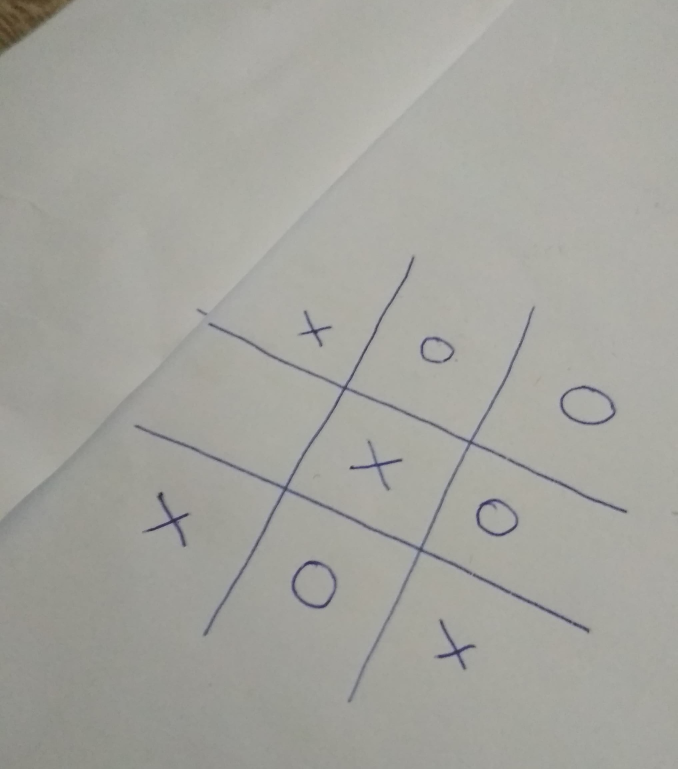
#> input picture data/easy/74322592_431844810765277_9173819388548087808_n.jpg, 2032 x 2307 px (shown at 1/3 size)
$ python -i board.py   (imports and definitions only)
#> lines starting #> are read from the running program, lines starting #| are printed output that depends on the picture; after the words box and inside, x2 and y2 are one past the last pixel; in counts of white or black regions, pixels touching at a corner belong together
#> further down, picture is the input picture: shape (2307, 2032, 3); mean B, G, R 157.7, 163.8, 164.1
import cv2
import numpy as np
import skimage as ski
import skimage.morphology as mp
from skimage.filters.rank import mean_bilateral
from scipy import ndimage as ndi
from skimage import io


def show_boards(boards):
    for board in boards:
        io.imshow(board)
        io.show()


def transform_src_pts(src_pts):
    A = src_pts[0]
    B = src_pts[1]
    C = src_pts[2]
    D = src_pts[3]

    AD = [(A[0] - D[0]) * 2, (A[1] - D[1]) * 2]
    BD = [(B[0] - D[0]) * 2, (B[1] - D[1]) * 2]
    CD = [(C[0] - D[0]) * 2, (C[1] - D[1]) * 2]
    A += AD
    B += BD
    C += CD

    return np.array([A, B, C, D])


def find_boards(img):
    boards = []
    debug_img = ski.img_as_ubyte(img)

    img = ski.img_as_ubyte(img)
    gray = cv2.cvtColor(img, cv2.COLOR_BGR2GRAY)

    edges = cv2.Canny(gray, 40, 70)
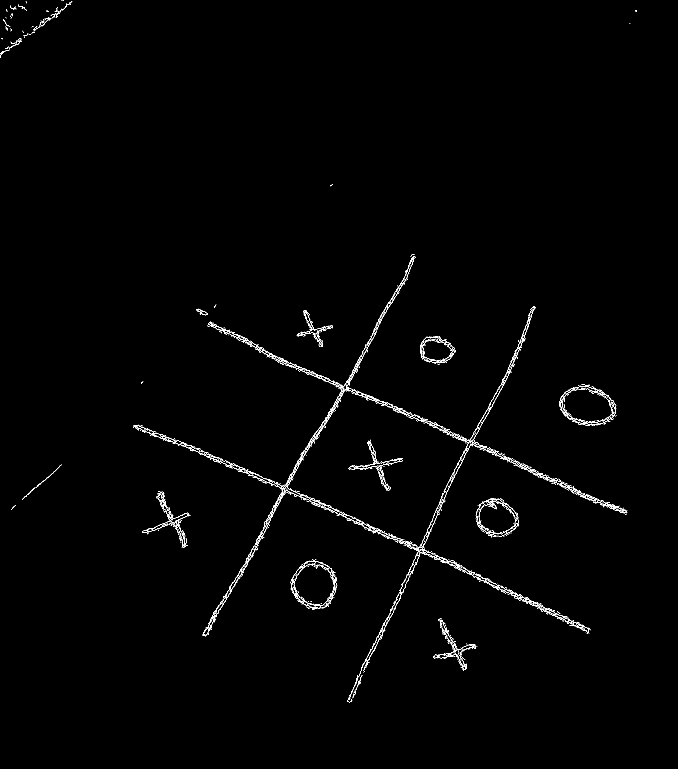
#> edges: shape (2307, 2032) (shown at 1/3 size); 0.67% white in thin lines or dots, all inside (x1, y1, x2, y2) = (0, 0, 1910, 2107)

    boards_img = ski.img_as_bool(edges)
    boards_img = mp.remove_small_holes(boards_img, 250)
    boards_img = mp.dilation(boards_img, mp.disk(1))
#> boards_img: shape (2307, 2032) bool; 1.8% white; 64 white regions (27 under 20 px), largest, box (x1, y1, x2, y2) and area: (398, 768, 1884, 2108) 52509, (1677, 1153, 1850, 1278) 4413, (871, 1678, 1013, 1830) 4165
    boards_img = mp.thin(boards_img)
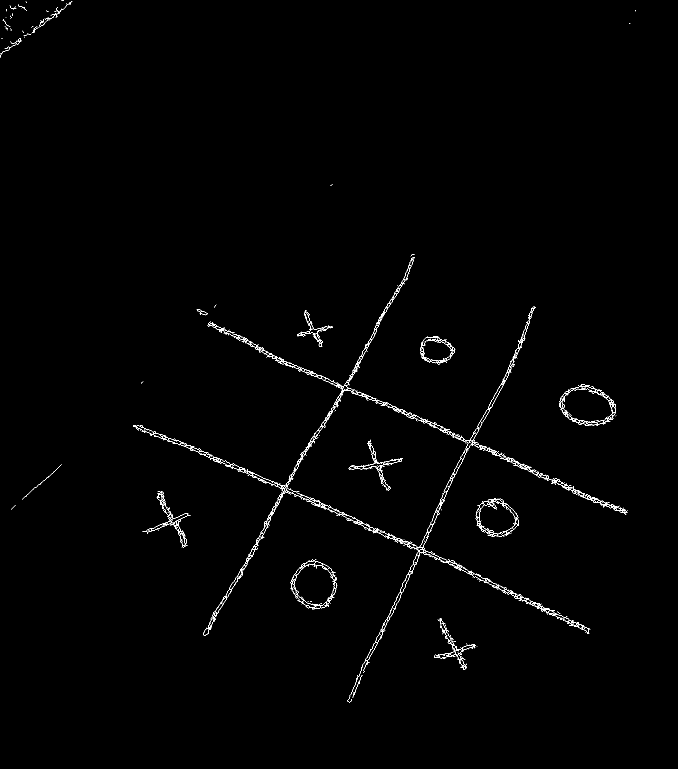
#> boards_img: shape (2307, 2032) bool (shown at 1/3 size); 0.55% white in thin lines or dots, all inside (x1, y1, x2, y2) = (1, 0, 1908, 2107)
    boards_img = ndi.binary_fill_holes(boards_img)
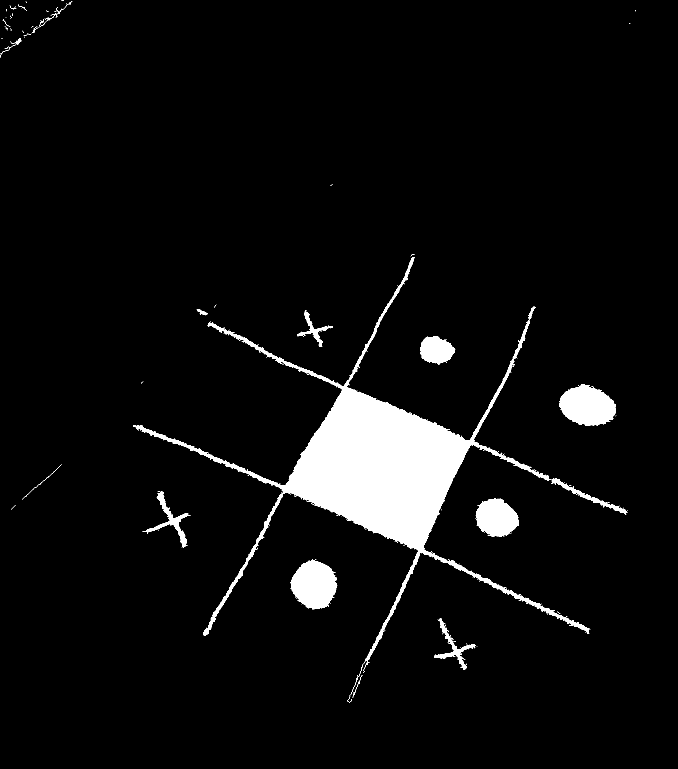
#> boards_img: shape (2307, 2032) bool (shown at 1/3 size); 5.3% white; 53 white regions (35 under 20 px), largest, box (x1, y1, x2, y2) and area: (399, 771, 1883, 2107) 193171, (1678, 1154, 1848, 1277) 15198, (871, 1679, 1012, 1829) 14869

    squares = mp.erosion(boards_img, mp.disk(3))
#> squares: shape (2307, 2032) bool; 4.5% white; 133 white regions (70 under 20 px), largest, box (x1, y1, x2, y2) and area: (825, 1150, 1437, 1777) 154821, (1681, 1157, 1845, 1274) 13736, (875, 1682, 1007, 1825) 13468
    squares = mp.remove_small_objects(squares, 45)
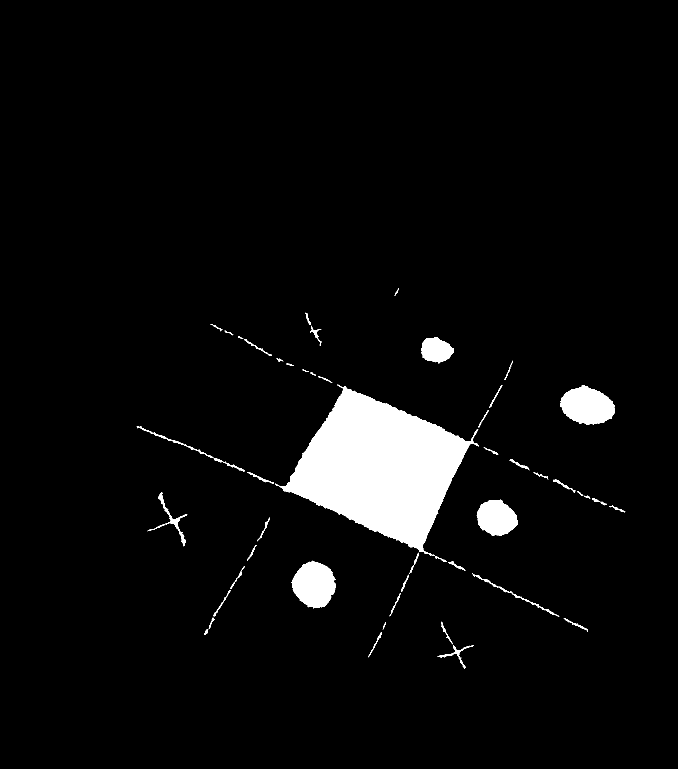
#> squares: shape (2307, 2032) bool (shown at 1/3 size); 4.4% white; 52 white regions, largest, box (x1, y1, x2, y2) and area: (825, 1154, 1437, 1668) 154258, (1681, 1157, 1845, 1274) 13736, (875, 1682, 1007, 1825) 13468
    squares = ski.img_as_ubyte(squares)
#> squares: shape (2307, 2032); 4.4% white; 52 white regions

    contours, hierarchy = cv2.findContours(squares, cv2.RETR_TREE, cv2.CHAIN_APPROX_SIMPLE)
#> contours = 52 contours; largest, box (x1, y1, x2, y2) and area: (825, 1154, 1437, 1668) 153352, (1681, 1157, 1845, 1274) 13522, (875, 1682, 1007, 1825) 13266, (1430, 1499, 1553, 1607) 9523, (1264, 1011, 1362, 1090) 5280

    potential_boards = []
    for c in contours:
        peri = cv2.arcLength(c, True)
        approx = cv2.approxPolyDP(c, 0.05 * peri, True)

        if len(approx) == 4:
            potential_boards.append(approx)
#> this loop made 52 passes
#> (peri, approx) on passes 2 to 12: (188, [[1144, 1896], [1105, 1971]]), (50.28, [[624, 1886], [616, 1893], [613, 1903], [622, 1898]]), (50.28, [[1157, 1867], [1148, 1887]]), (177.7, [[1324, 1865], [1357, 1932]]), (191.7, [[1691, 1855], [1763, 1894]]), (81.84, [[639, 1853], [627, 1884], [643, 1857]]), (168.4, [[1201, 1779], [1169, 1848]]), (386.8, [[1529, 1776], [1677, 1848]]), (208.1, [[690, 1770], [641, 1848]]), (81.5, [[1497, 1761], [1512, 1774], [1527, 1777]]), (83.74, [[712, 1733], [692, 1765]])
#> peri on passes 1, 18, 27, 46, 49: 415.1, 488.4, 679.7, 308.9, 208.8
#> after the loop, potential_boards = 7 contours, 1 with area under 20; largest, box (x1, y1, x2, y2) and area: (825, 1154, 1435, 1668) 180298, (1684, 1159, 1843, 1271) 9309, (1432, 1499, 1553, 1607) 6914, (613, 1886, 625, 1904) 78, (1732, 1474, 1749, 1487) 51, (714, 1009, 730, 1017) 39
            # cv2.drawContours(img, approx, -1, (0, 0, 255), 5)

    for b in potential_boards:
        M = cv2.moments(b)
        cx = int(M['m10'] / M['m00'])
        cy = int(M['m01'] / M['m00'])

        rotated_rect = cv2.minAreaRect(b)
        (x, y), (w, h), angle = rotated_rect

        box = cv2.boxPoints(rotated_rect)
        box = np.int0(box)

        src_pts = box.astype("float32")
        src_pts = transform_src_pts(src_pts)

        dst_pts = np.array([[0, h],
                            [0, 0],
                            [w, 0],
                            [w, h]], dtype="float32")

        dst_pts *= 3

        M = cv2.getPerspectiveTransform(src_pts, dst_pts)

        bg_color = np.mean(img)

        warped = cv2.warpPerspective(img, M, (int(w * 1.8 * 3), int(h * 1.8 * 3)), borderMode=cv2.BORDER_CONSTANT,
                                     borderValue=(bg_color, bg_color, bg_color))

        gray = cv2.cvtColor(warped, cv2.COLOR_RGB2GRAY)
        gray = mean_bilateral(ski.img_as_ubyte(gray), mp.disk(5), s0=10, s1=10)
        gray = ski.img_as_float(gray)
        gray = 1 - gray

        gray = cv2.resize(gray, (100, 100))
        boards.append(ski.img_as_float(gray))
#> this loop made 7 passes
#> (b, cx, cy, x, y, w, h, angle) on passes 1 to 6: ([[624, 1886], [616, 1893], [613, 1903], [622, 1898]], 618, 1895, 619.2, 1894.7, 19.44, 7.18, -73.3), ([[1502, 1499], [1432, 1536], [1476, 1606], [1552, 1574]], 1491, 1553, 1492, 1555, 81.37, 96.03, -32.15), ([[1732, 1475], [1744, 1486], [1748, 1485], [1735, 1474]], 1739, 1480, 1739.8, 1480.2, 3.35, 18.67, -49.76), ([[1684, 1195], [1738, 1270], [1842, 1240], [1762, 1159]], 1758, 1216, 1763, 1217.5, 101.9, 128.8, -35.75), ([[1011, 1154], [825, 1452], [1303, 1667], [1434, 1287]], 1146, 1397, 1121.8, 1391.9, 401.9, 522, -70.98), ([[931, 1118], [947, 1125], [938, 1121], [935, 1116]], 934, 1118, 939.7, 1119.9, 3.44, 17.46, -66.37)
#> pass 1, in find_boards, `warped = cv2.warpPerspective(img, M, (int(w * 1.8 * 3), int(h * 1.8 * ..`:
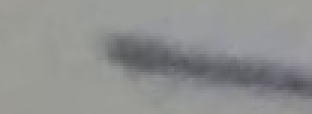
#> warped: shape (38, 104, 3) (shown 3 times larger); mean B, G, R 144.1, 144.8, 143.9
#> after the loop:
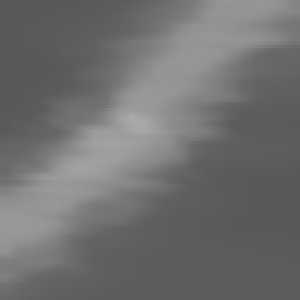
#> gray: shape (100, 100) float64 (shown 3 times larger); min 0.345, max 0.666, mean 0.439
#> after the loop:
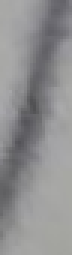
#> warped: shape (85, 24, 3) (shown 3 times larger); mean B, G, R 144.2, 143, 143.1
#> after the loop, boards = 7 items

    cv2.destroyAllWindows()

    # show_boards(boards)
    return boards

>>> import cv2
>>> picture = cv2.imread('../data/easy/74322592_431844810765277_9173819388548087808_n.jpg')
>>> result = find_boards(picture)
#> result = 7 items

$ run again, on data/easy/74525050_2488852948106614_7393458326555590656_n.jpg
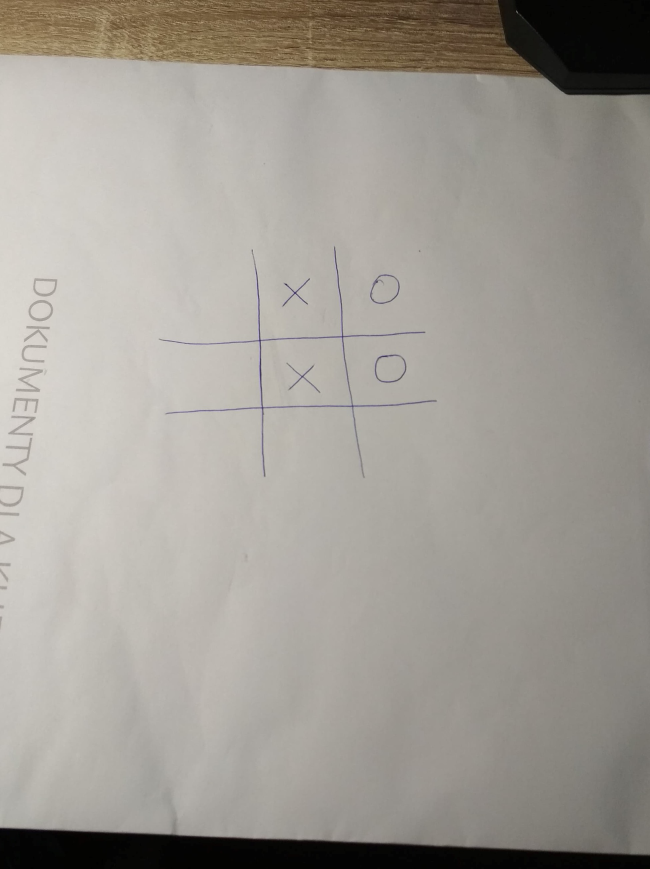
#> input picture data/easy/74525050_2488852948106614_7393458326555590656_n.jpg, 1949 x 2605 px (shown at 1/3 size)
#> picture is the input picture: shape (2605, 1949, 3); mean B, G, R 149.3, 156.5, 160.9
#> in find_boards, `edges = cv2.Canny(gray, 40, 70)`:
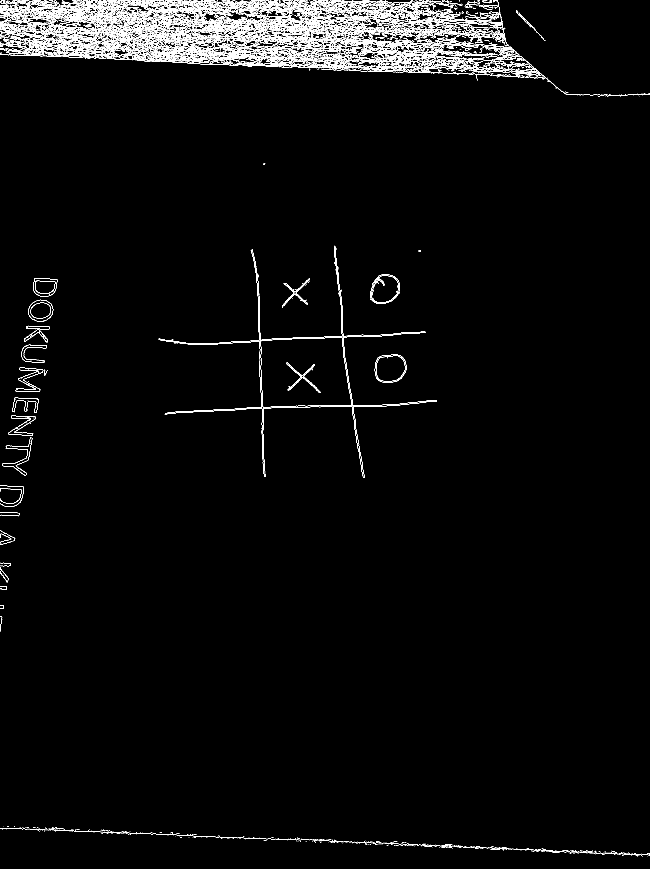
#> edges: shape (2605, 1949) (shown at 1/3 size); 2.1% white in thin lines or dots
#> contours = 21 contours, 1 with area under 20; largest, box (x1, y1, x2, y2) and area: (5, 3, 1630, 232) 268954, (779, 1011, 1057, 1224) 50845, (1127, 1066, 1216, 1145) 5516, (1114, 826, 1196, 908) 4940, (88, 902, 157, 962) 3110
#> the loop in find_boards, `for c in contours:` made 21 passes
#> (peri, approx) on passes 1, 3, 4, 5, 7, 8, 9: (62.67, [[51, 1405], [75, 1422]]), (98.24, [[47, 1301], [95, 1303]]), (60.53, [[50, 1288], [29, 1299], [44, 1300], [41, 1296]]), (136.9, [[103, 1254], [89, 1252], [53, 1286]]), (144.6, [[117, 1170], [102, 1162], [99, 1170], [52, 1171]]), (188.9, [[125, 1111], [102, 1109], [111, 1116], [58, 1138]]), (78.49, [[61, 1106], [99, 1108]])
#> after the loop in find_boards, `for c in contours:`: potential_boards = 7 contours; box (x1, y1, x2, y2) and area: (779, 1012, 1057, 1224) 52786, (105, 837, 168, 881) 2174, (84, 981, 147, 1007) 480, (1450, 17, 1479, 25) 116, (58, 1109, 126, 1139) 93, (52, 1162, 118, 1172) 81, (29, 1288, 51, 1301) 63
#> the loop in find_boards, `for b in potential_boards:` made 7 passes
#> (b, cx, cy, x, y, w, h, angle) on passes 1 to 4: ([[50, 1288], [29, 1299], [44, 1300], [41, 1296]], 39, 1296, 41.32, 1297, 23.71, 7.85, -27.65), ([[117, 1170], [102, 1162], [99, 1170], [52, 1171]], 104, 1167, 84.44, 1166.4, 65.01, 8.23, -0.881), ([[125, 1111], [102, 1109], [111, 1116], [58, 1138]], 109, 1114, 89.55, 1119.7, 72.24, 10.45, -21.95), ([[1024, 1012], [779, 1020], [786, 1223], [1056, 1218]], 911, 1119, 917.5, 1119, 270.4, 206.9, -1.87)
#> after the loop in find_boards, `for b in potential_boards:`:
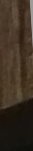
#> warped: shape (151, 33, 3); mean B, G, R 34.6, 47.7, 60.3
#> after the loop in find_boards, `for b in potential_boards:`: boards = 7 items
